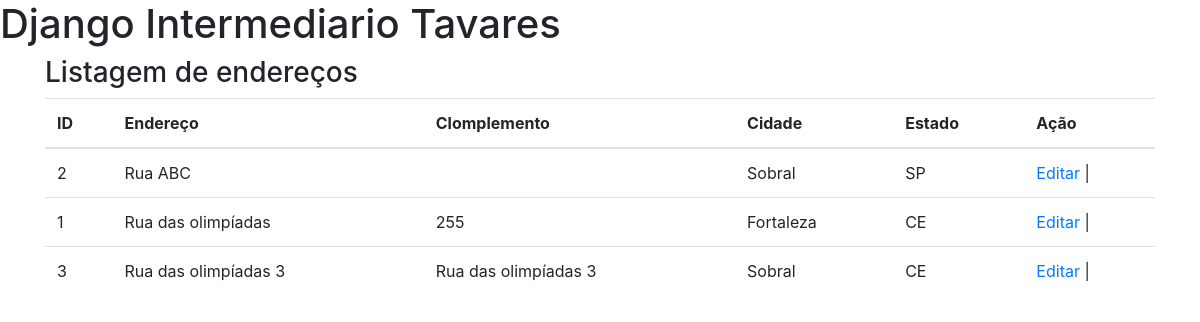
The app's page /addresses/ (signed in), older data.
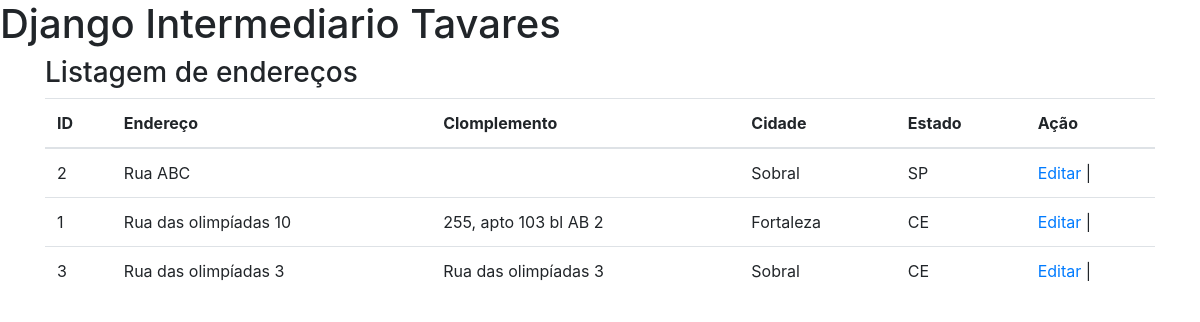
The same page, newer data.
### my_app/models.py (models this page shows, shortened)
class Address(models.Model):
    address = models.CharField(max_length=255)
    address_complement = models.CharField(max_length=255, null=True, blank=True)
    city = models.CharField(max_length=255)
    state = models.CharField(max_length=255, choices=STATE_CHOICE)
    country = models.CharField(max_length=255)
    user = models.ForeignKey(User, on_delete=models.PROTECT)
    class Meta:
        verbose_name_plural = 'Addresses'
    @property
    def address_complement_normalize(self):
        return '' if self.address_complement is None else self.address_complement

### my_app/views.py (the view)
# urls.py: path('addresses/', views.address_list),
@login_required(login_url='/login')
def address_list(request):
    addresses = Address.objects.all().filter().order_by('address')
    return render(request, 'my_app/address/list.html', {'addresses': addresses})

### templates/my_app/address/list.html (shortened to what this page needs)
{% extends 'layout.html' %}
{% block content %}
    <div class="container">
        <h3>Listagem de endereços</h3>
        <table class="table">
            <thead>
            <tr>
                <th>ID</th>
                <th>Endereço</th>
                <th>Clomplemento</th>
                <th>Cidade</th>
                <th>Estado</th>
                <th>Ação</th>
            </tr>
            </thead>
            <tbody>
                {% for address in addresses %}
                <tr>
                    <td>{{ address.id }}</td>
                    <td>{{ address.address }}</td>
                    <td>{{ address.address_complement_normalize }}</td>
                    <td>{{ address.city }}</td>
                    <td>{{ address.state }}</td>
                    <td>
                        <a href="/addresses/{{ address.id }}/update/">Editar</a> |
                    </td>
                </tr>
                {% endfor %}
            </tbody>
        </table>
    </div>
{% endblock %}

Row changes from the older to the newer data that the page shows:
changed Address "Fortaleza": address "Rua das olimpíadas" → "Rua das olimpíadas 10"; address_complement_normalize "255" → "255, apto 103 bl AB 2"
